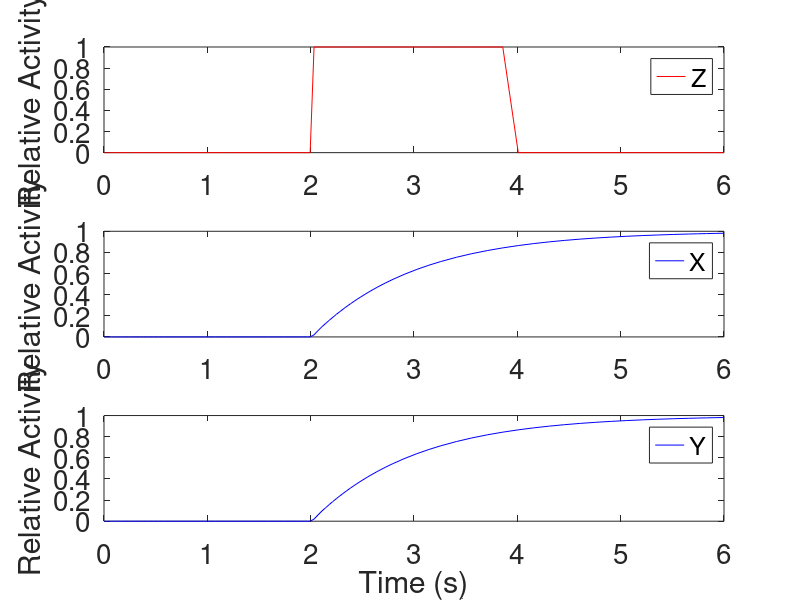
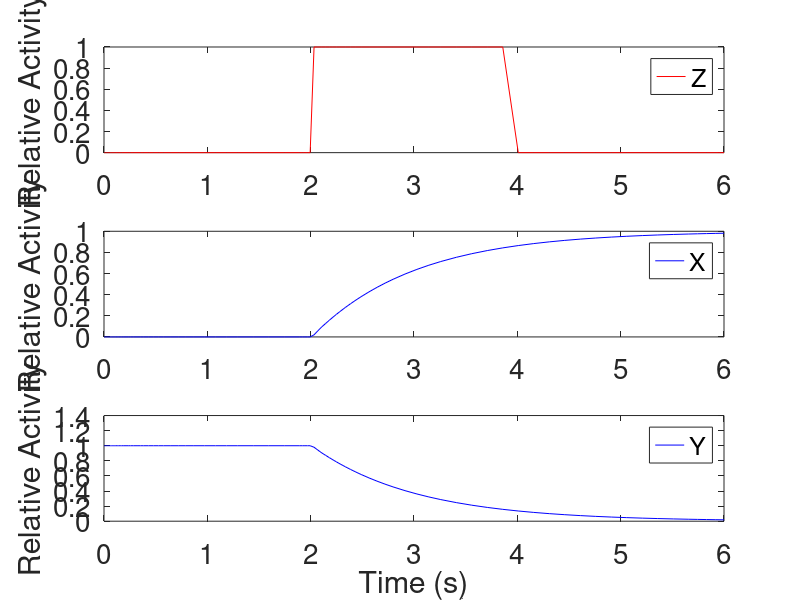

Recreate these plots in MATLAB, in order.
n = 2;
alpha = 20;
alpha0 = 0.5;
Beta = 1;
gamma = -0.1;  % interesting values are -0.1, 0, 0.1

Tmax = 100;

SIZE = 12;

mn = @(x,i,j) -x(2*i - 1) + alpha ./ (1 + x(2*j).^n) + alpha0;
pn = @(x,i) -Beta*(x(2*i) - x(2*i-1)) + ...
                    gamma * (x( mod(2*i+SIZE/2 - 1,SIZE) + 1) - x(2*i));

%index 1    2   3   4  5    6   7   8   9  10  11  12
% x = [m1; p1; m2; p2; m3; p3; n1; q1; n2; q2; n3; q3]
% i/j = 1   1   2   2   3   3   4   4   5   5   6   6
cup_osc = @(t,x) [
       % repressilator one
       mn(x, 1,2);
       pn(x, 1);
       mn(x,2,3);
       pn(x,2);
       mn(x,3,1);
       pn(x,3);
       
       % repressilator two
       mn(x,4,5);
       pn(x,4);
       mn(x,5,6);
       pn(x,5);
       mn(x,6,4);
       pn(x,6);
];

x0 = 30*rand(12,1)
[T, Y] = ode45(cup_osc, [0, Tmax], x0);

%%
close all;

figure(1);

% Plot repressilator 1
subplot(211)
plot(T, Y(:, 1:2:5), '--'), hold on; % plot mRNA
plot(T, Y(:, 2:2:6), '-');          % plot protein
title("repressilator 1");
ylabel("Concentration");
legend({"m1", "m2", "m3", "p1", "p2", "p3"});
ylim([0,30]);
set(gca, 'Fontsize', 20);

% plot repressilator 2
subplot(212)
plot(T, Y(:, 7:2:11), '--'), hold on; % plot mRNA
plot(T, Y(:, 8:2:12), '-');          % plot protein
title("repressilator 2");
xlabel("Time (s)");
ylabel("Concentration");
legend({"n1", "n2", "n3", "q1", "q2", "q3"});
ylim([0,30])
set(gca, 'Fontsize', 20);

% plot corresponding protein species together
figure(2);

for i = 1:3
    subplot(3,2,2*i - 1);
    plot(T, Y(:,[2*i 2*i+6]), '-')
    legend({strcat("p_", num2str(i)), strcat("q_", num2str(i)) });
    ylabel("Concentration");
    if i == 1
       title("Concentrations of corresponding Proteins"); 
    elseif i==3
        xlabel("Time (s)");
    end
    set(gca, 'Fontsize', 15);
    ylim([0,30]);
    
    
    % plot difference as a function of time
    subplot(3,2,2*i);
    plot(T, Y(:, 2*i) - Y(:, 2*i + 6), '-k'), hold on;
    plot(T, zeros(1, length(T)), 'r-');
    legend(strcat("difference in p_", num2str(i), " - q_", num2str(i)));
    ylabel("Difference in concentration");
    
    if i == 1
       title("Difference in corresponding protein concentrations"); 
    elseif i==3
        xlabel("Time (s)");
    end
    set(gca, 'Fontsize', 15);
    ylim([-40,40]);
end


%% Problem 2: Systems Biology and Network Motifs

F = @(x,thresh) x >= thresh;
Z = @(t) (t >= 2).*(t <= 4);

% a)
z_thresh = 0.5;
y_thresh = 0.5;
x_thresh = 0.5;

eqns_a = @(t,x) [
  (1 - (1 - F(Z(t), z_thresh)) .* ( 1 - F(x(2), y_thresh))) - x(1);
  (1 - (1 - F(Z(t), z_thresh)) .* ( 1 - F(x(1), x_thresh))) - x(2);
  
  % This ^ is equivalent to the following:
  %max(Z above threshold, Y above threshold) - x(1); % X
  %max(Z above threshold, X above threshold) - x(2); % Y
];

x0 = [0,0];
[T, Y] = ode45(eqns_a, [0, 6], x0);

figure(1);
subplot(311);
plot(T, Z(T),  'r');
legend('Z');
ylabel("Relative Activity");
set(gca, 'fontsize', 20);


subplot(312);
plot(T, Y(:,1),  'b');
legend('X');
ylabel("Relative Activity");
set(gca, 'fontsize', 20);


subplot(313)
plot(T, Y(:,2),  'b');
legend('Y');
xlabel("Time (s)");
ylabel("Relative Activity");
set(gca, 'fontsize', 20);

% b)
z_thresh = 1;
x_thresh = 0.5;
y_thresh = 0.2;

eqns_b = @(t,x) [
    (1 - (1- F(Z(t), z_thresh)).* F(x(2), y_thresh)) - x(1);
    % This ^ is equivalent to the following:
    % max(Z above threshold, Y below threshold) - x(1); % X
    
    (1 - F(Z(t), z_thresh)).*(1 - F(x(1), x_thresh)) - x(2);
    % This ^ is equivalent to:
    % min (Z below threshold, X below threshold) - x(2);
];

x0 = [0, 1];
[T, Y] = ode45(eqns_b, [0, 6], x0);

figure(2);
subplot(311);
plot(T, Z(T),  'r');
legend('Z');
ylabel("Relative Activity");
set(gca, 'fontsize', 20);

subplot(312);
plot(T, Y(:,1),  'b');
legend('X');
ylabel("Relative Activity");
set(gca, 'fontsize', 20);

subplot(313)
plot(T, Y(:,2),  'b');
legend('Y');
xlabel("Time (s)");
ylabel("Relative Activity");
set(gca, 'fontsize', 20);
